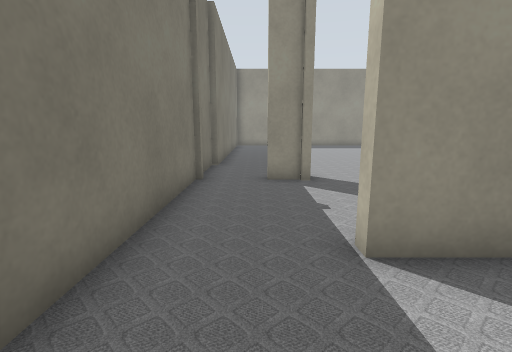
view 1 (above)

17 first-person views from a walk through a robot-simulator world made for Gazebo. The camera is 0.72 m above the floor, tilts 10° down and sees 85° across. The lines on the ground mark 1 m squares. The floor is counted in squares, 0.5 m on a side. Each view is taken from the middle of a square. On the plan, view 1 faces up. The plan holds only what a view shows up to about 14 squares ahead; the rest is blank. The place goes on beyond the plan.

view 2
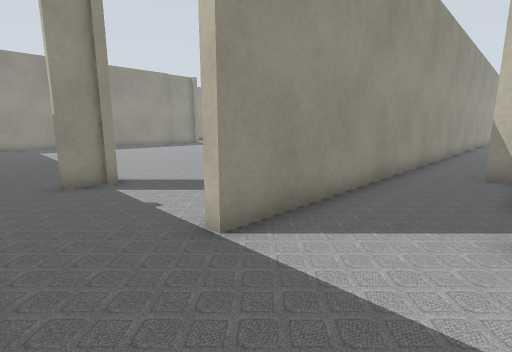

view 3
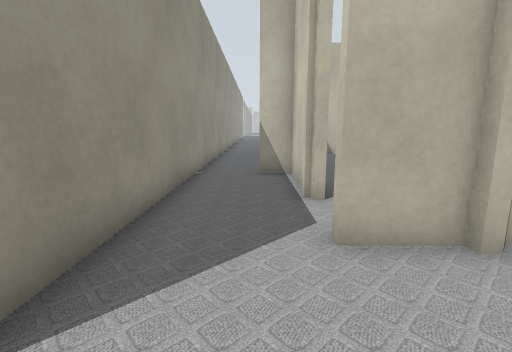

view 4
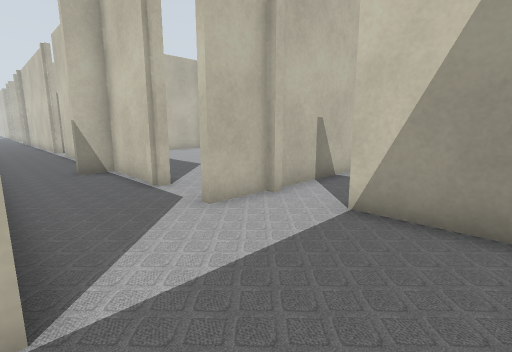

view 5
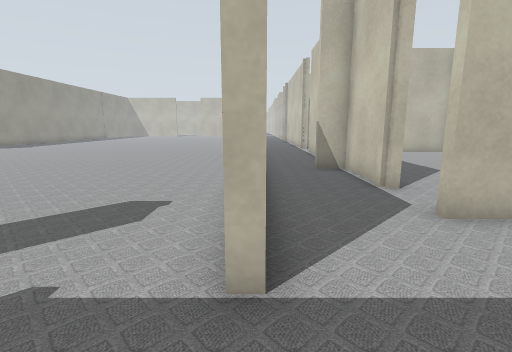

view 6
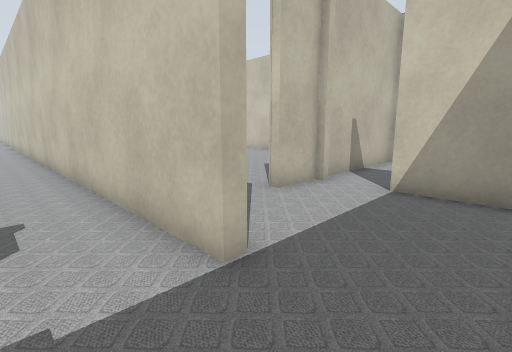

view 7
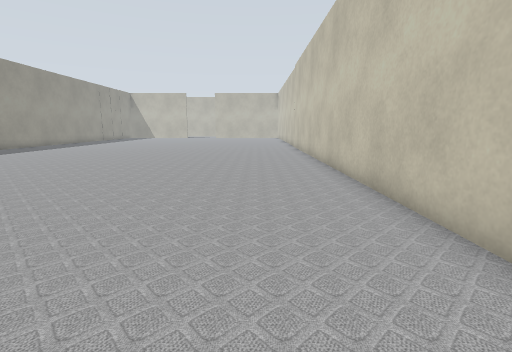

view 8
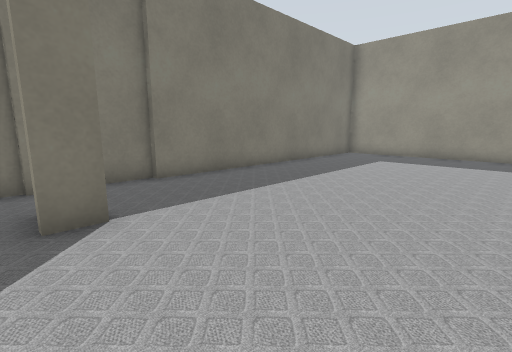

view 9
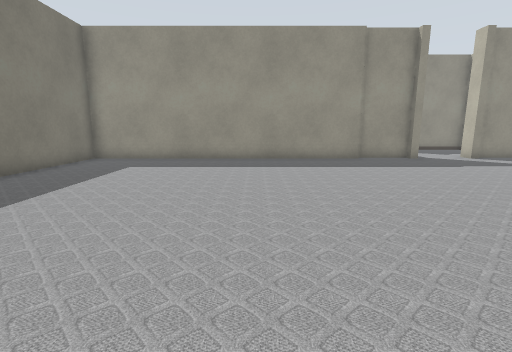

view 10
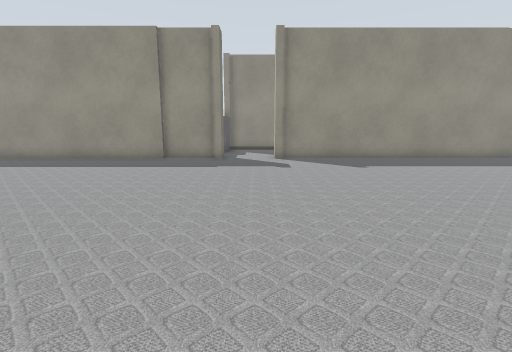

view 11
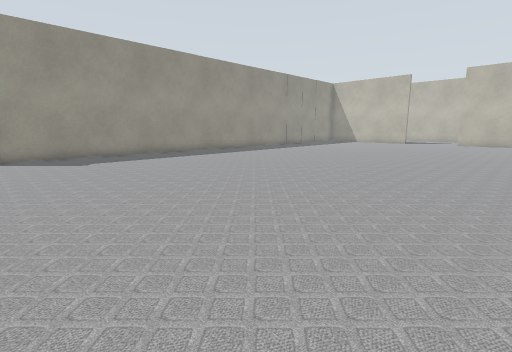

view 12
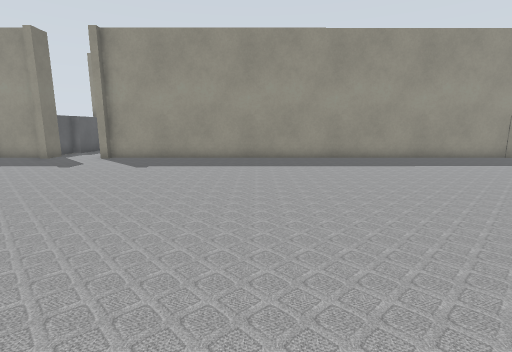

view 13
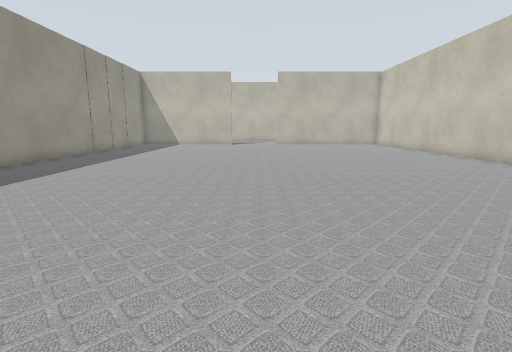

view 14
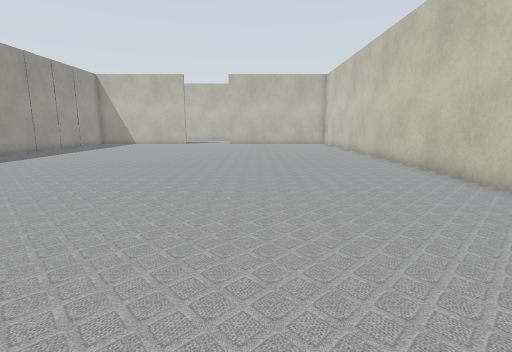

view 15
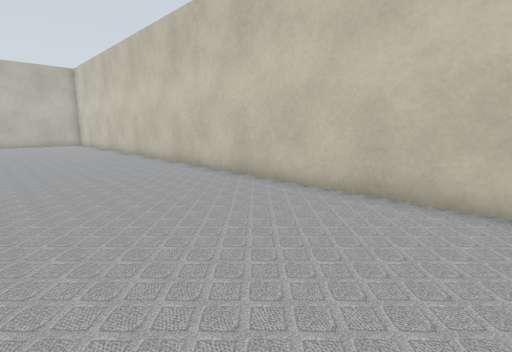

view 16
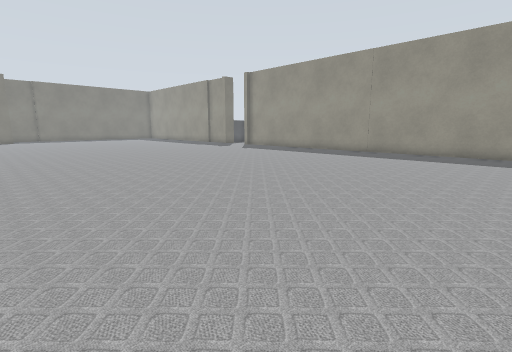

view 17
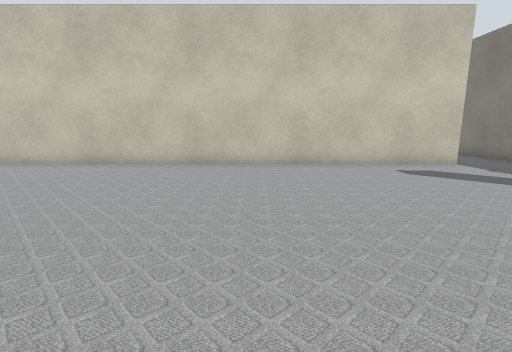

### Floor plan
Points are (right, up) in squares from view 1. A wall is a line through its corners. A room is listed if a view was taken in it or the views show most of it. See-through windows are left out.
Room 1 (views 1, 2, 3, 4, 5)
walls: (13.6, -0.1) (15.8, -0.1); (16.8, 2.9) (1.2, 2.9) (1.2, 3.3); (6.1, -0.1) (8.7, -0.1) (8.7, 1); (5.4, -0.1) (5.9, -0.1); (3.1, -0.1) (3.8, -0.1); (3.2, -1.6) (3.2, 0.1); (-1, -1.6) (1.2, -1.6); (-1.7, 3.6) (-1.7, -0.6)
ways out: opening at (0, 3) to room 2; opening at (2, -2)
Room 2 (views 6, 7, 8, 9, 10, 11, 12, 13, 14, 15, 16, 17)
walls: (15.9, 21.8) (15.9, 22.5); (13.1, 22.1) (10.6, 22.1); (13.4, 22.5) (13.4, 21.9) (13, 21.9); (10.8, 21.9) (-1.4, 21.9) (-1.4, 10.5); (1.5, 8.4) (1.5, 7.6) (0.3, 7.6) (0.3, 8); (1.2, 3.3) (33.5, 3.3); (-1.7, 10.6) (-1.7, 8.6); (-1.7, 7.8) (-1.7, 3.6); (33.5, 22.1) (16.1, 22.1)
ways out: opening at (0, 3) to room 1; opening at (14.5, 22)

Where each view was taken, in squares from view 1:
view 1: 0 up, 0 right, facing up
view 2: 0 up, 1 left, facing up-right
view 3: 1 up, 0 right, facing right
view 4: 3 up, 1 left, facing down-right
view 5: 3 up, 1 left, facing right
view 6: 5 up, 1 left, facing down-right
view 7: 6 up, 5 right, facing right
view 8: 7 up, 6 right, facing up-left
view 9: 9 up, 6 right, facing up
view 10: 9 up, 15 right, facing up
view 11: 7 up, 16 right, facing up-right
view 12: 9 up, 23 right, facing up
view 13: 13 up, 19 right, facing right
view 14: 9 up, 18 right, facing right
view 15: 9 up, 17 right, facing down-right
view 16: 6 up, 33 right, facing up-left
view 17: 14 up, 9 right, facing down
